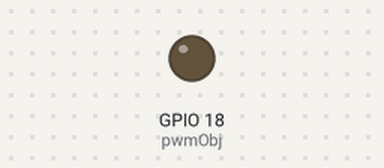
A program run on a simulated Raspberry Pi (BCM pin numbers). Parts: output pins drawn as LEDs (lit = HIGH).

Above: at 0.05 s.
At 0.95 s:
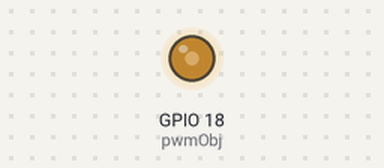
At 1.9 s:
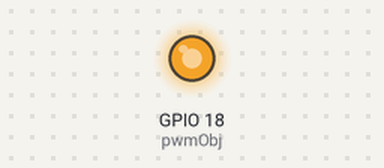
At 3.8 s:
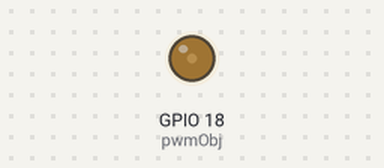
Timing chart, 0 to 6.8 s (numbered marks = the images above):
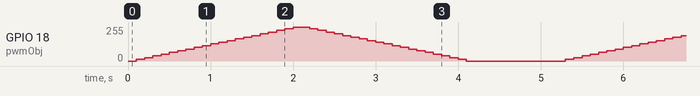

The program:

PWM_LED.py
```python
#!/usr/bin/env python
#-*- coding:utf-8 -*-

import RPi.GPIO as GPIO
import time

LED=18

GPIO.setmode(GPIO.BCM)
GPIO.setup(LED, GPIO.OUT)
pwmObj=GPIO.PWM(18, 50) #PWM객체생성(GPIO:18,주파수:50Hz)
pwmObj.start(0)

try:
	while 1:
		for dc in range(0,101,5):
			pwmObj.ChangeDutyCycle(dc)
			time.sleep(0.1)
		for dc in range(100,-1,-5):
			pwmObj.ChangeDutyCycle(dc)
			time.sleep(0.1)
		time.sleep(1)
except KeyboardInterrupt:
	pass

pwmObj.stop()
GPIO.cleanup()
```
